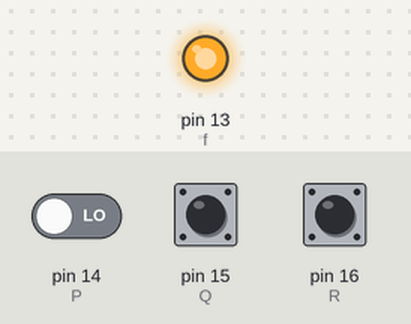
This program was run on a simulated MicroPython board. Parts: output pins drawn as LEDs (lit = HIGH). Inputs (shaded band) come from the test bench; at power-on: pin 15 (Q) LOW, pin 16 (R) LOW, pin 14 (P) LOW.

Above: at 1.2 s.
1.3 s: pin 15 (Q) pulled HIGH for 0.15 s
At 1.4 s:
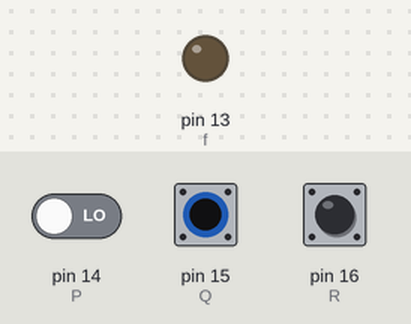
3.0 s: pin 15 (Q) pulled HIGH for 3.2 s
At 6.5 s:
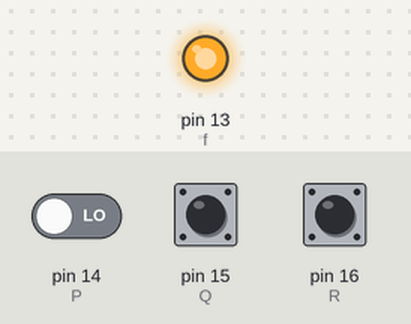
7.7 s: pin 16 (R) pulled HIGH for 3.2 s
At 8.8 s:
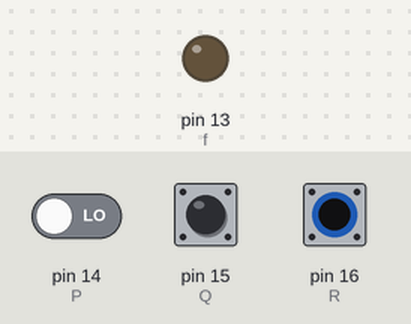
Timing chart, 0 to 12.4 s (numbered marks = the images above; inputs shaded):
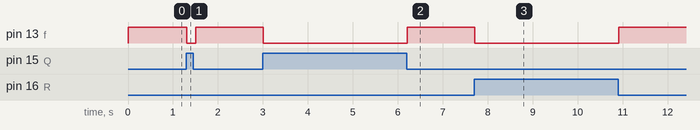

The program:

micropython31.py
```python
from machine import Pin
import time

# Define input pins
P = Pin(14, Pin.IN, Pin.PULL_DOWN)
Q = Pin(15, Pin.IN, Pin.PULL_DOWN)
R = Pin(16, Pin.IN, Pin.PULL_DOWN)

# Define output pin
f = Pin(13, Pin.OUT)

while True:
    # Read inputs
    p_val = P.value()
    q_val = Q.value()
    r_val = R.value()

    # Example logic: f = not (Q or R)
    f_output = not (q_val or r_val)

    f.value(f_output)
    time.sleep(0.1)
```

Measured:
- after the input at 1.3 s, pin 13 (f): HIGH → LOW at once, → HIGH 0.20 s later
- after the input at 3.0 s, pin 13 (f): HIGH → LOW at once, → HIGH 3.2 s later
- after the input at 7.7 s, pin 13 (f): HIGH → LOW at once, → HIGH 3.2 s later
